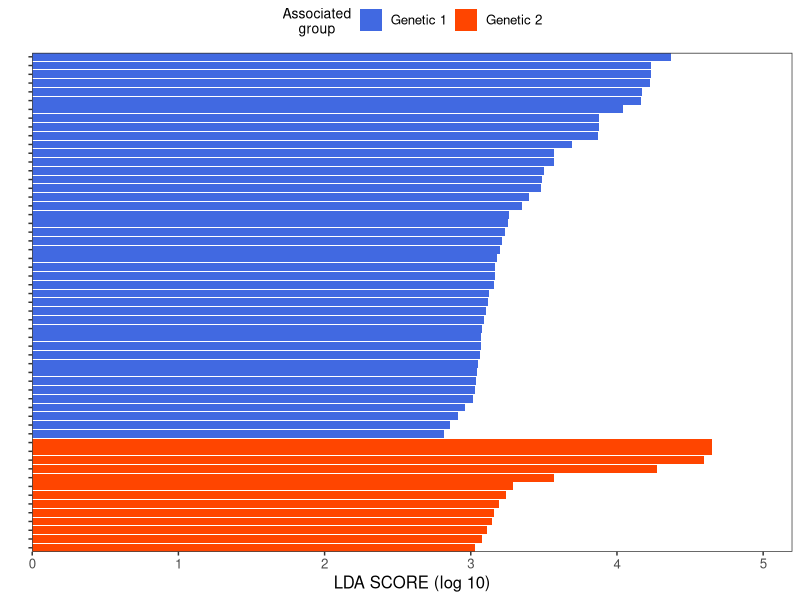
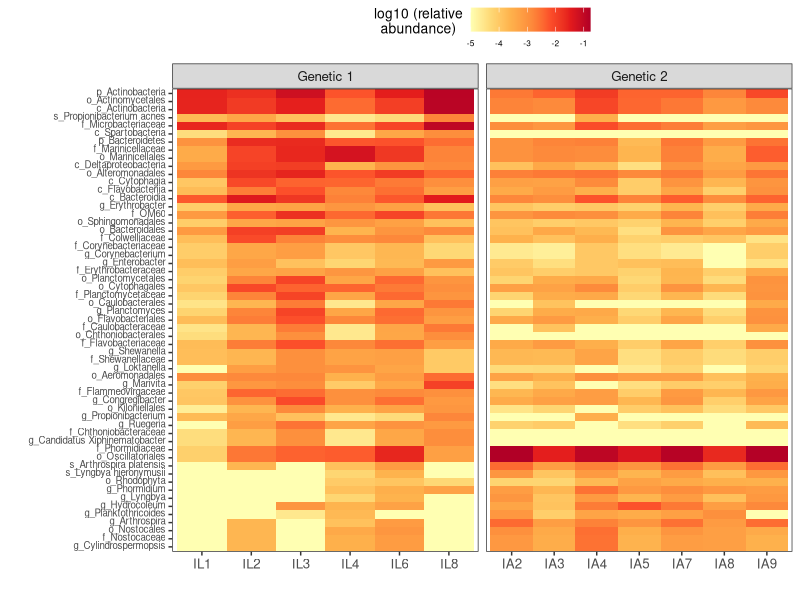

Reproduce these figures in R, in order.
#!/usr/bin/env Rscript
## Purpose of script: alpha diversity boxplot
## Date created: 22.07.2020
## Author: luigui gallardo-becerra (bfllg77@gmail.com)
# Package installation
#install.packages("dplyr")
#install.packages("ggplot2")
#install.packages("ggpubr")
library("dplyr")
library("ggplot2")
library("gridExtra")
# Data input
table <- read.table(file = "gut_lefse_taxa.txt",
    sep = "\t", header = T)
table_heatmap <- read.table(file = "gut_lefse_taxa_heatmap_samples.txt",
    sep = "\t", header = T)
# Define colors
colors <- c("royalblue", "orangered")
# Barplot
barplot <- ggplot(data = table,
    aes(x = reorder(gut_taxa, -order),
    y = lda,
    fill = group)) +
geom_bar(stat = "identity") +
theme_test() +
coord_flip() +
scale_fill_manual(values = colors) +
labs(x = "",
    y = "LDA SCORE (log 10)",
    fill = "Associated\ngroup") +
theme(legend.position = "top") +
scale_x_discrete(expand = c(0, 0)) +
scale_y_continuous(limits = c(0, 5.2),
    expand = c(0, 0)) +
theme(text = element_text(size = 12),
    axis.title.x = element_text(size = 12),
    axis.text.y = element_blank(),
    legend.title = element_text(size = 10,
        vjust = 1, hjust = 0.5))
# Heatmap
heatmap <- ggplot(data = table_heatmap,
    aes(x = reorder(variable, -order),
    y = sample,
    fill = value)) +
geom_tile() +
theme_test() +
coord_flip() +
scale_fill_distiller(palette = "YlOrRd",
    direction = 1) +
facet_grid(~group,
    scales = "free") +
theme(legend.position = "top") +
labs(x = "",
    y = "",
    fill = "log10 (relative\nabundance)") +
theme(text = element_text(size = 12),
    axis.title.x = element_text(size = 12),
    axis.text.y = element_text(size = 7,
        vjust = 0.25),
    legend.title = element_text(size = 10,
        vjust = 1, hjust = 0.5),
    legend.text = element_text(size = 6))
# Pdf
pdf(file = "gut_barplot.pdf", width = 5, height = 6.5)
print(barplot)
dev.off()
pdf(file = "gut_heatmap.pdf", width = 7, height = 6.68)
print(heatmap)
dev.off()


#library(reshape)
#
#table_heatmap <- read.table(file = "./gut_lefse_taxa_heatmap_samples.txt",
#    sep = "\t", header = T)
#
#table_heatmap <- melt(table_heatmap, id=c("sample","group"))
#
#write.table(table_heatmap,
#    file = "./gut_lefse_taxa_heatmap_samples.txt",
#    quote = FALSE,
#    row.names = FALSE,
#    sep = "\t")
#